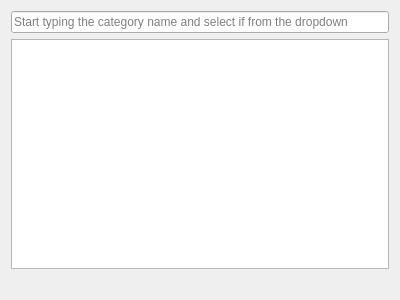
<?xml version="1.0" encoding="UTF-8"?>
<ui version="4.0">
 <class>DialogSelectInvenTreeCategory</class>
 <widget class="QDialog" name="DialogSelectInvenTreeCategory">
  <property name="geometry">
   <rect>
    <x>0</x>
    <y>0</y>
    <width>400</width>
    <height>300</height>
   </rect>
  </property>
  <property name="windowTitle">
   <string>Select category</string>
  </property>
  <layout class="QGridLayout" name="gridLayout">
   <item row="0" column="0">
    <widget class="QLineEdit" name="lineEditFilterSelector">
     <property name="placeholderText">
      <string>Start typing the category name and select if from the dropdown</string>
     </property>
    </widget>
   </item>
   <item row="1" column="0">
    <widget class="QTreeView" name="treeViewCategory"/>
   </item>
   <item row="2" column="0">
    <widget class="QLabel" name="labelError">
     <property name="text">
      <string/>
     </property>
    </widget>
   </item>
  </layout>
 </widget>
 <resources/>
 <connections/>
</ui>
